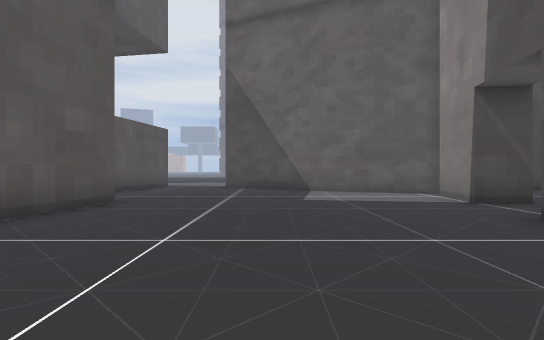
[1] (above)

24 first-person views from a walk through a 3-D level made in the Godot game engine. The camera is 1.3 m above the floor, looks level and sees 80° across. The floor is counted in squares, 2 m on a side. Each view is taken from the middle of a square. On the plan, view 1 faces up. The plan holds only what a view shows up to about 10 squares ahead; the rest is blank. The place goes on beyond the plan. Some surface patterns are stand-ins.

[2]
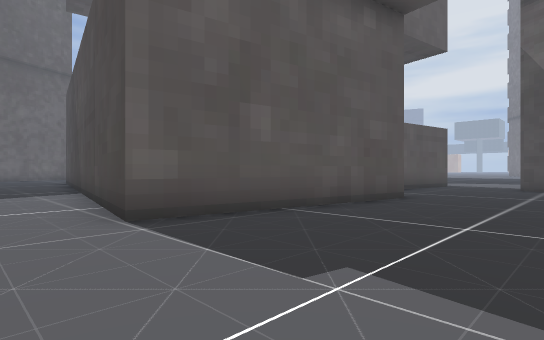

[3]
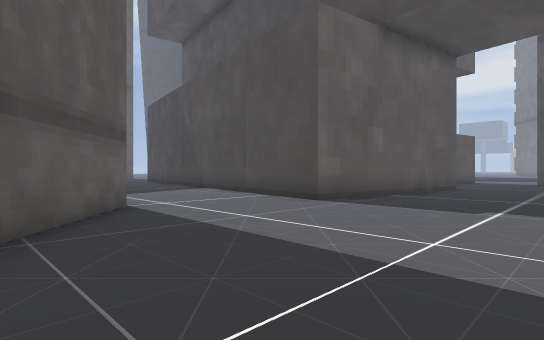

[4]
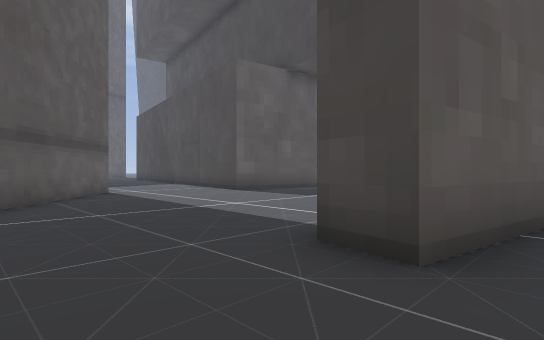

[5]
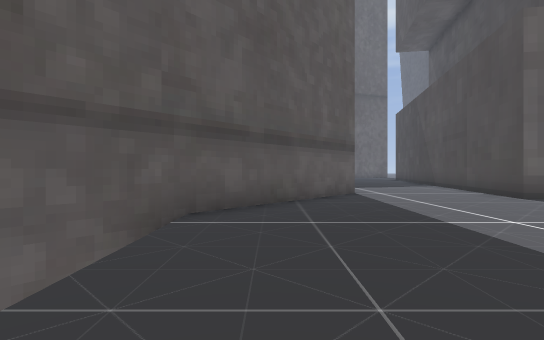

[6]
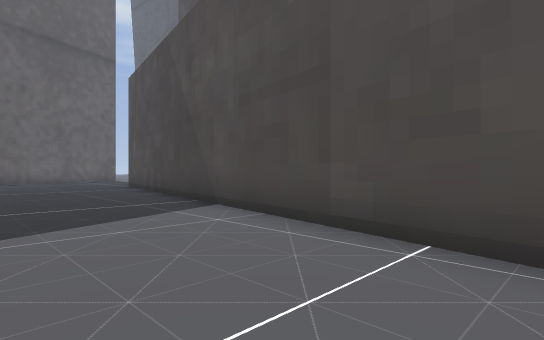

[7]
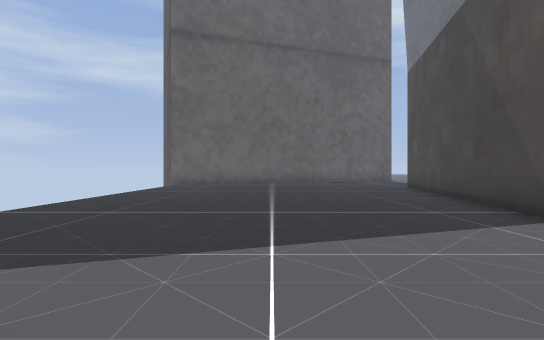

[8]
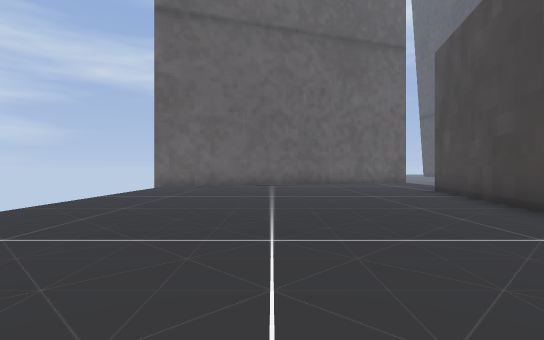

[9]
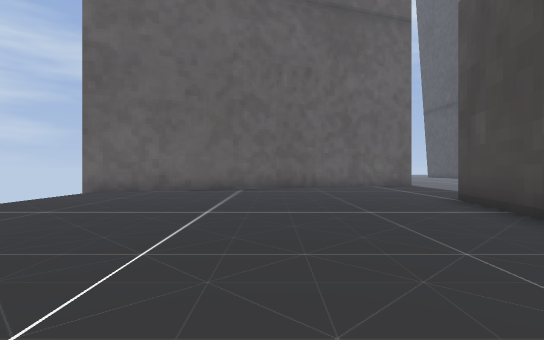

[10]
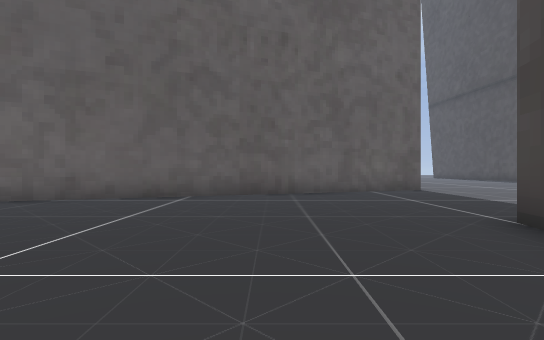

[11]
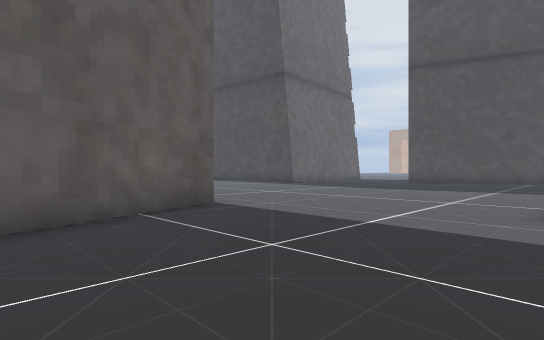

[12]
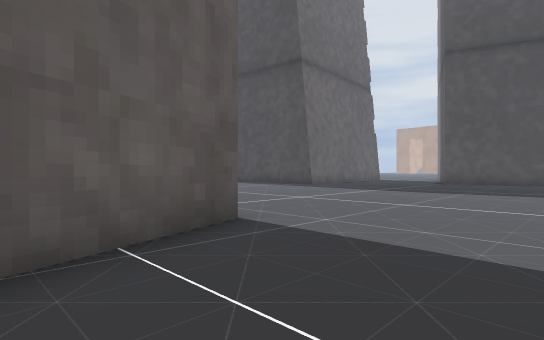

[13]
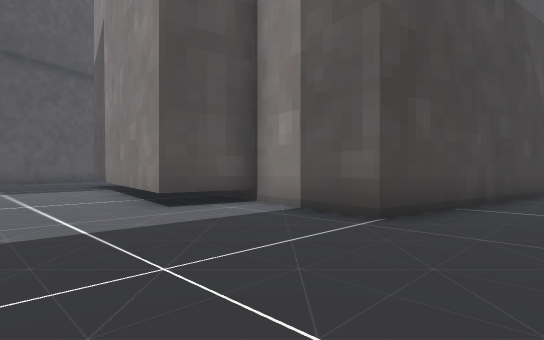

[14]
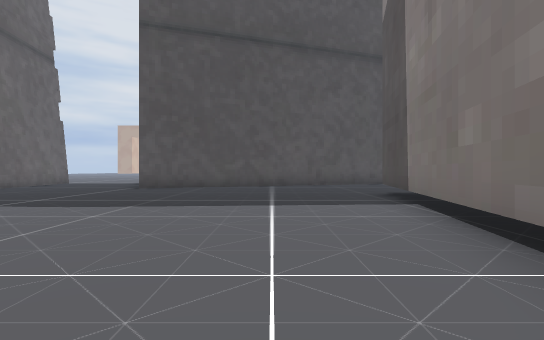

[15]
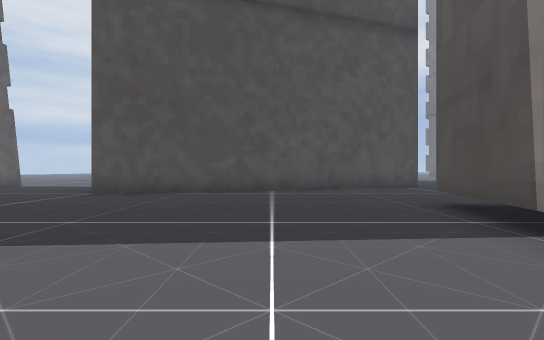

[16]
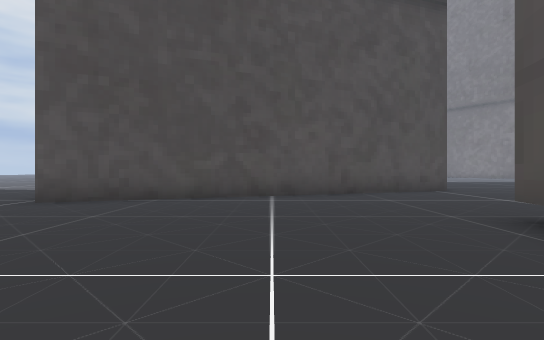

[17]
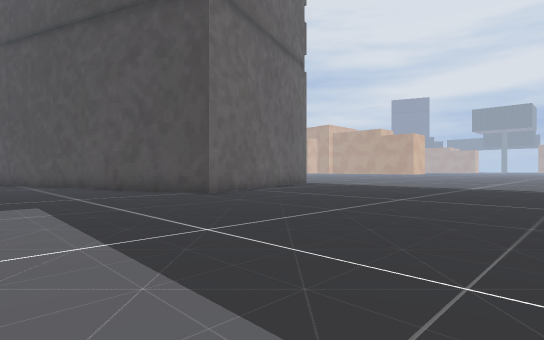

[18]
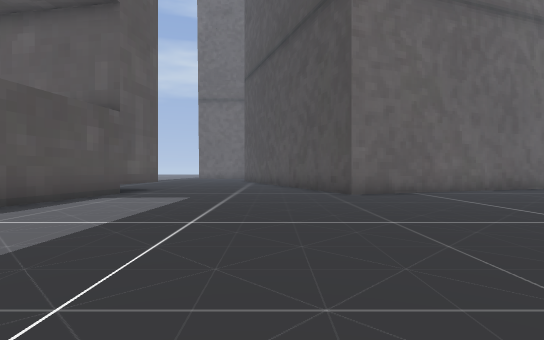

[19]
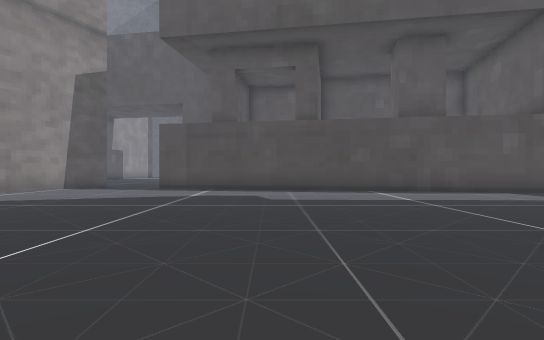

[20]
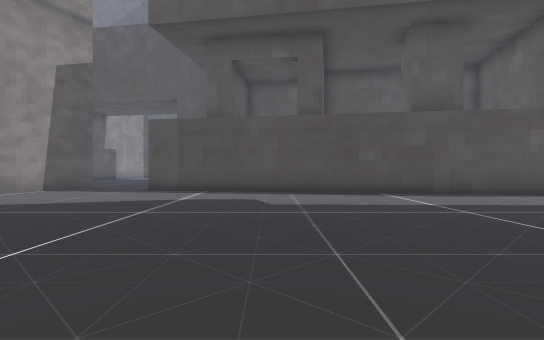

[21]
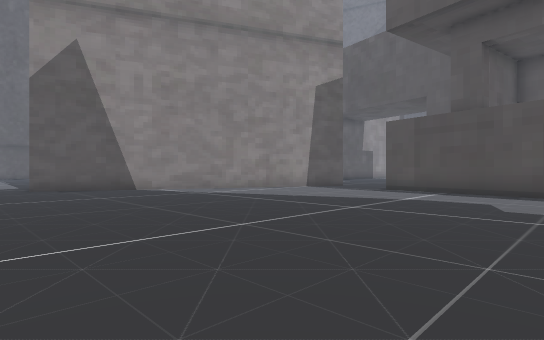

[22]
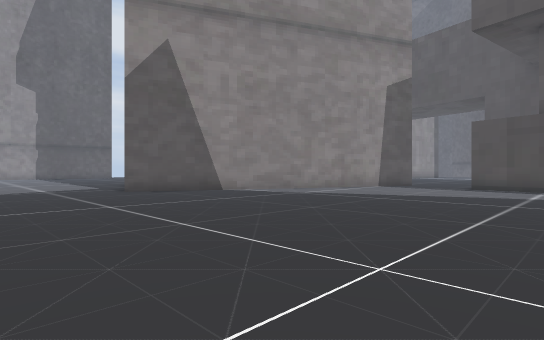

[23]
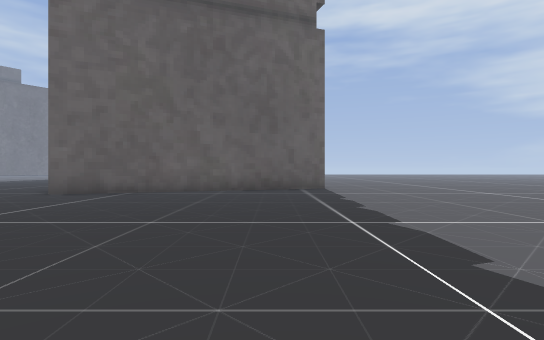

[24]
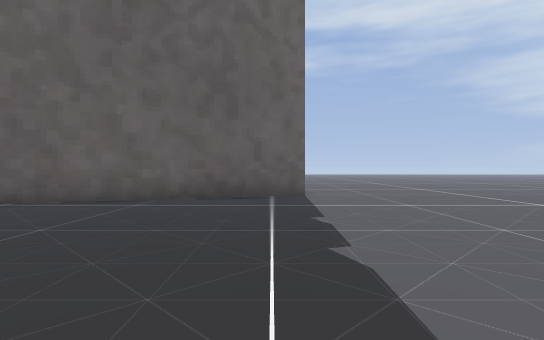

### Floor plan
Points are (right, up) in squares from view 1. A wall is a line through its corners. A room is listed if a view was taken in it or the views show most of it. See-through windows are left out.
Room 1 (views 1, 2, 3, 4, 5, 6, 7, 8, 9, 10, 11, 12, 13, 14, 15, 16, 17, 18, 19, 20, 21, 22, 23, 24)
walls: (-17.1, 15) (-4.9, 12.9); (-4.5, 10.1) (-4.6, 9.6); (-1, 13) (-0.2, 14.7); (-1.1, 11.3) (-1.6, 11.5); (-3.1, 6.5) (-4.2, 0.6) (-18, 3) (-17.2, 7.4); (-17.4, 6) (-19.4, 6.3) (-17.9, 15.2); (2.4, 20.3) (2.9, 21.3); (-18.4, 28.8) (-15.6, 21.1) (-25.7, 17.4); (4.5, 8.7) (1.5, 10); (4.6, 6.1) (3.9, 6.3) (4.3, 8.3); (-24.5, 4.8) (-20.4, -6.5); (-6.1, -2.7) (-0.3, -7.6); (3.6, -1.3) (3.2, -3.8) (2.1, -3.6)

Where each view was taken, in squares from view 1:
view 1: 0 up, 0 right, facing up
view 2: 1 down, 0 right, facing up-left
view 3: 5 down, 0 right, facing up-left
view 4: 6 down, 4 right, facing up-left
view 5: 5 down, 3 right, facing left
view 6: 2 down, 5 left, facing up-left
view 7: 2 down, 6 left, facing left
view 8: 2 down, 8 left, facing left
view 9: 1 down, 11 left, facing left
view 10: 0 up, 14 left, facing left
view 11: 1 up, 19 left, facing up-left
view 12: 2 up, 21 left, facing up-left
view 13: 1 up, 22 left, facing up-right
view 14: 6 up, 21 left, facing up
view 15: 9 up, 21 left, facing up
view 16: 11 up, 21 left, facing up
view 17: 16 up, 8 left, facing up-left
view 18: 19 up, 7 left, facing left
view 19: 24 up, 8 left, facing down
view 20: 23 up, 8 left, facing down
view 21: 23 up, 9 left, facing down-right
view 22: 25 up, 7 left, facing down-right
view 23: 27 up, 7 left, facing left
view 24: 28 up, 10 left, facing left
